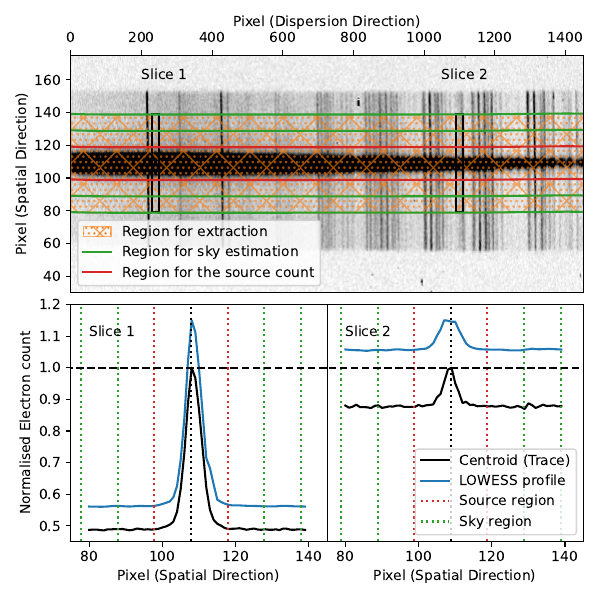

This figure's Python source:
from astropy.io import fits
from matplotlib import pyplot as plt
from matplotlib.patches import Polygon, FancyArrowPatch, Rectangle
from aspired import spectral_reduction
import numpy as np
from scipy.ndimage import rotate
from statsmodels.nonparametric.smoothers_lowess import lowess

fits_file = fits.open("ogg2m001-en06-20160111-0005-e00.fits.fz")[1]
data = fits_file.data
header = fits_file.header

red_spatial_mask = np.arange(0, 330)
red_spec_mask = np.arange(15, 1500)

twodspec = spectral_reduction.TwoDSpec(
    data,
    header=header,
    spatial_mask=red_spatial_mask,
    spec_mask=red_spec_mask,
    cosmicray=True,
    sigclip=3.0,
    readnoise=3.5,
    gain=2.3,
    log_level="CRITICAL",
    log_file_name=None,
)

twodspec.ap_trace(
    nspec=1,
    nwindow=30,
    ap_faint=5,
    trace_width=25,
    resample_factor=5,
    shift_tol=120,
    fit_deg=7,
    display=False,
)


twodspec.get_rectification(upsample_factor=5, n_bin=20, bin_size=11)
twodspec.apply_rectification()

twodspec.ap_trace(
    nspec=1,
    nwindow=30,
    ap_faint=5,
    trace_width=25,
    resample_factor=5,
    shift_tol=120,
    fit_deg=7,
    display=False,
)

trace = np.array(twodspec.spectrum_list[0].trace)

# trace is at (spatial) pix 70 for (dispersion) pix 600
extraction_slice = Polygon(
    [i for i in zip(np.arange(len(trace)), trace - 30)]
    + [i for i in zip(np.arange(len(trace))[::-1], trace[::-1] + 30)],
    hatch="\\/...",
    edgecolor="C1",
    alpha=0.6,
    facecolor="none",
    label="Region for extraction",
)
# arrows
sky_arrow_1 = FancyArrowPatch(
    (750, 72), (750, 93), color="C2", arrowstyle="<|-|>", mutation_scale=8
)
sky_arrow_2 = FancyArrowPatch(
    (750, 122), (750, 143), color="C2", arrowstyle="<|-|>", mutation_scale=8
)
source_arrow = FancyArrowPatch(
    (750, 92), (750, 123), color="C3", arrowstyle="<|-|>", mutation_scale=8
)

# boxes
box_1 = Rectangle(
    (230, 79), 20, 60, edgecolor="black", facecolor="none", lw=1.5
)
box_2 = Rectangle(
    (1090, 79), 20, 60, edgecolor="black", facecolor="none", lw=1.5
)

slice_1 = twodspec.img[80:140, 240]
slice_2 = twodspec.img[80:140, 1100]

lowess_fit_1 = lowess(slice_1, np.arange(80, 140), frac=0.1)[:, 1]
lowess_fit_2 = lowess(slice_2, np.arange(80, 140), frac=0.1)[:, 1]

fig = plt.figure(1, figsize=(6, 6))
fig.clf()

ax1 = fig.add_subplot(2, 1, 1)
ax2 = fig.add_subplot(2, 2, 3)
ax3 = fig.add_subplot(2, 2, 4)

ax1.imshow(
    np.log10(twodspec.img),
    origin="lower",
    aspect="auto",
    vmin=np.nanpercentile(np.log10(twodspec.img), 10),
    vmax=np.nanpercentile(np.log10(twodspec.img), 97),
    cmap="gray_r",
)

# Extraction slice
ax1.add_patch(extraction_slice)
# Sky arrows
#ax1.add_patch(sky_arrow_1)
#ax1.add_patch(sky_arrow_2)
# Source arrow
#ax1.add_patch(source_arrow)
# Boxes
ax1.add_patch(box_1)
ax1.add_patch(box_2)

# Sky
ax1.plot(trace + 30, c="C2", label="Region for sky estimation")
ax1.plot(trace + 20, c="C2")
ax1.plot(trace - 20, c="C2")
ax1.plot(trace - 30, c="C2")

# Source
ax1.plot(trace + 10, c="C3", label="Region for the source count")
ax1.plot(trace - 10, c="C3")
ax1.legend()
ax1.set_xlabel("Pixel (Dispersion Direction)")
ax1.set_ylabel("Pixel (Spatial Direction)")
ax1.xaxis.tick_top()
ax1.xaxis.set_label_position("top")
ax1.set_ylim(30, 175)
ax1.set_xlim(0, 1450)

ax1.text(200, 160, "Slice 1")
ax1.text(1050, 160, "Slice 2")

vmin = min(slice_1) - 10
vmax = max(slice_1) * 1.15

ax2.plot(np.arange(80, 140), slice_1 / max(slice_1), color="black")
ax2.plot(
    np.arange(80, 140), lowess_fit_1 / max(lowess_fit_1) * 1.15, color="C0"
)
ax2.vlines(trace[240] - 1, 0.0, 1.2, ls=":", color="black")
ax2.vlines(trace[240] + 10 - 1, 0.0, 1.2, ls=":", color="C3")
ax2.vlines(trace[240] - 10 - 1, 0.0, 1.2, ls=":", color="C3")
ax2.vlines(trace[240] + 20 - 1, 0.0, 1.2, ls=":", color="C2")
ax2.vlines(trace[240] + 30 - 1, 0.0, 1.2, ls=":", color="C2")
ax2.vlines(trace[240] - 20 - 1, 0.0, 1.2, ls=":", color="C2")
ax2.vlines(trace[240] - 30 - 1, 0.0, 1.2, ls=":", color="C2")

ax3.plot(
    np.arange(80, 140),
    slice_2 / max(slice_2),
    color="black",
    label="Centroid (Trace)",
)
ax3.plot(
    np.arange(80, 140),
    lowess_fit_2 / max(lowess_fit_2) * 1.15,
    color="C0",
    label="LOWESS profile",
)
ax3.vlines(trace[1100], 0, vmax, ls=":", color="black")
ax3.vlines(
    trace[1100] + 10, 0.0, 1.2, ls=":", color="C3", label="Source region"
)
ax3.vlines(trace[1100] - 10, 0, 1.2, ls=":", color="C3")
ax3.vlines(trace[1100] + 20, 0.0, 1.2, ls=":", color="C2", label="Sky region")
ax3.vlines(trace[1100] + 30, 0, 1.2, ls=":", color="C2")
ax3.vlines(trace[1100] - 20, 0, 1.2, ls=":", color="C2")
ax3.vlines(trace[1100] - 30, 0, 1.2, ls=":", color="C2")

ax2.hlines(1.0, 0, 10000, ls='dashed', color="black")
ax3.hlines(1.0, 0, 10000, ls='dashed', color="black")

ax2.set_xlim(75, 145)
ax3.set_xlim(75, 145)

ax2.set_ylim(0.45, 1.2)
ax3.set_ylim(0.45, 1.2)
ax3.set_yticks([])

ax2.text(80, 1.1, "Slice 1")
ax3.text(80, 1.1, "Slice 2")

ax2.set_ylabel("Normalised Electron count")
ax2.set_xlabel("Pixel (Spatial Direction)")
ax3.set_xlabel("Pixel (Spatial Direction)")

ax3.legend(loc="lower right")

plt.tight_layout()
plt.subplots_adjust(wspace=0, hspace=0.05)
plt.savefig("fig_03_extraction_profile.jpg")
plt.savefig("fig_03_extraction_profile.pdf")
